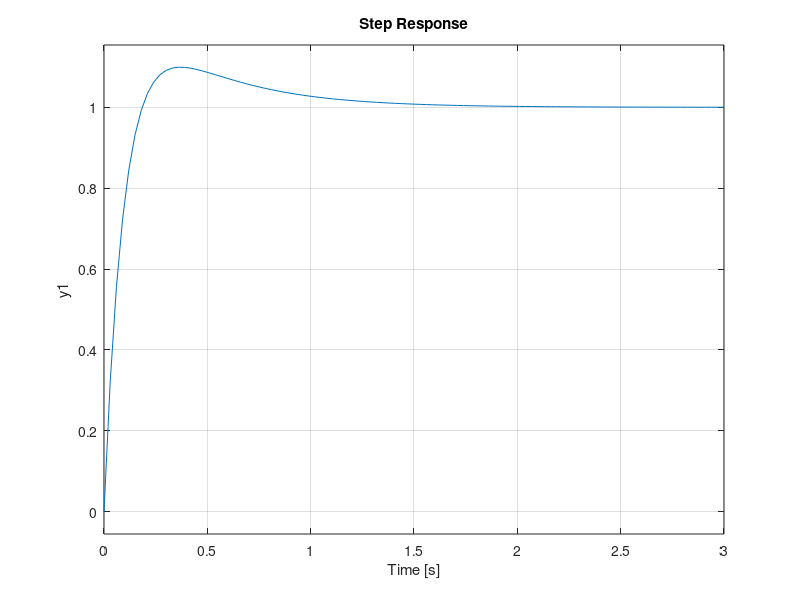
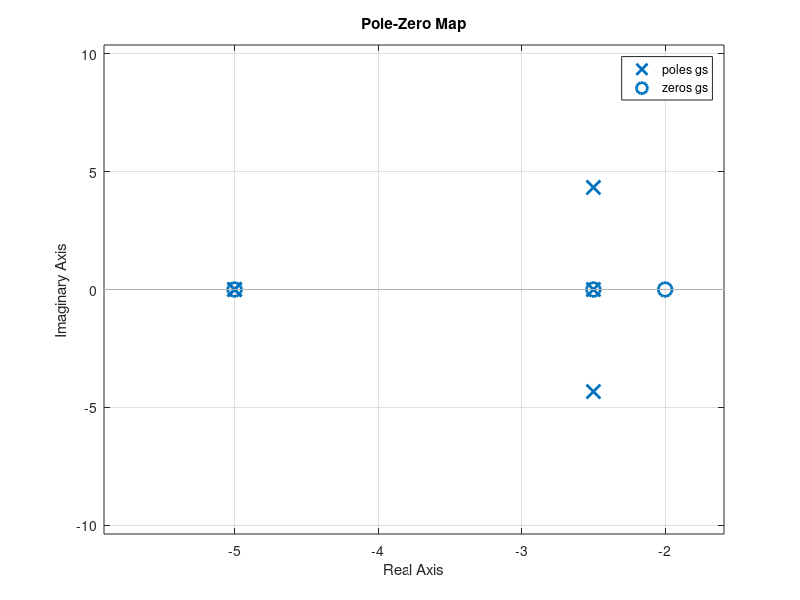
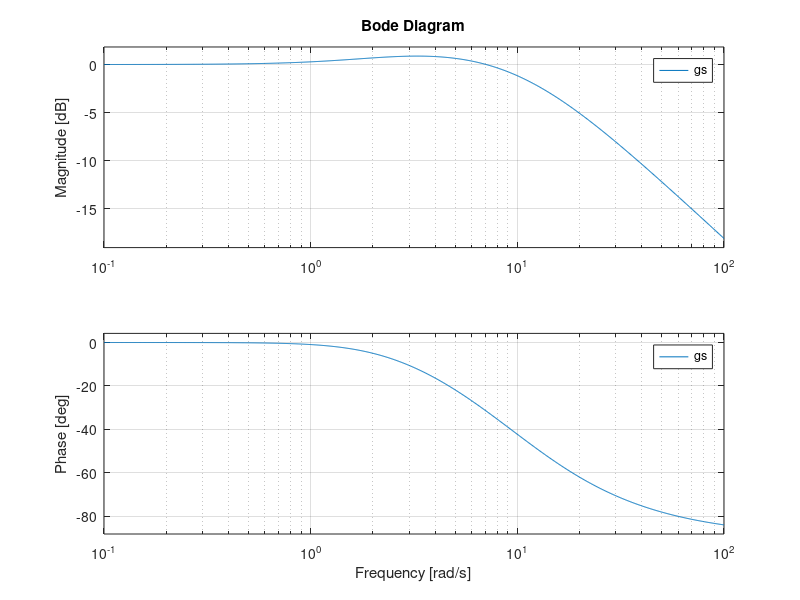

These figures' MATLAB source, in order:
% Lab0 

%%
M = 400;
L = 0.4;
K = 4000/sqrt(0.2);
G = 10;
B = [ 2000  4000 5000] ; 
%%
 
%% Q3.1

Heq = -1*((M*G / K)^2) + L ; 
cslist = (B * sqrt(2*G) )/(2*K);

figure(100);
clf; 
hold on;


figure(101);
clf; 
hold on;




figure(102);
clf; 
hold on;

for csi = cslist
    
    wn = K/ ( M* sqrt(2*G));
    
    gs = tf (   [ 2*csi*wn (wn^2)] , [1 2*csi*(wn) wn^2] )
    
    
figure(100);step(gs)
  
figure(101);pzmap(gs)

figure(102);bode(gs)
end 
    
